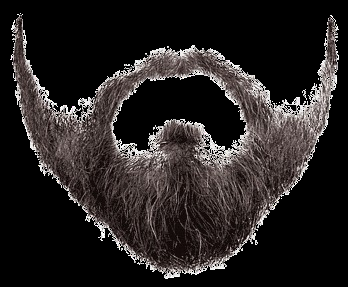
#> input picture assets/barba.png, 348 x 287 px
$ python effects.py
#> lines starting #> are read from the running program, lines starting #| are printed output that depends on the picture
import cv2
import numpy as np
import random

#caricamento immagini una sola volta
barba = cv2.imread("assets/barba.png", cv2.IMREAD_UNCHANGED)
#> barba is the input picture: shape (287, 348, 4); mean B, G, R, A 34.6, 35.2, 39.2, 88.5
cappello = cv2.imread("assets/cappello3.png", cv2.IMREAD_UNCHANGED)
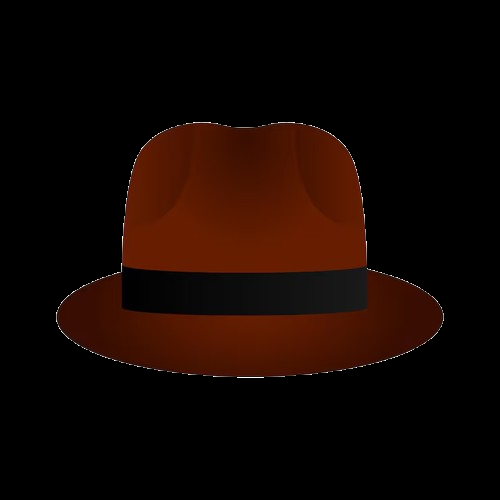
#> input picture assets/cappello3.png, 500 x 500 px
#> cappello is the input picture: shape (500, 500, 4); mean B, G, R, A 1.4, 6.2, 19.5, 67.9
occhiali = cv2.imread("assets/occhiali.png", cv2.IMREAD_UNCHANGED)
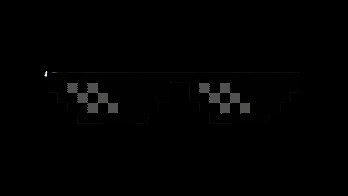
#> input picture assets/occhiali.png, 348 x 196 px
#> occhiali is the input picture: shape (196, 348, 4); mean B, G, R, A 1.7, 1.7, 1.7, 38.3

#stati globali per tracciamento, scia video e logica di gioco
riconoscimentoFaccia = cv2.CascadeClassifier(cv2.data.haarcascades + 'haarcascade_frontalface_default.xml')
riconoscimentoOcchi = cv2.CascadeClassifier(cv2.data.haarcascades + 'haarcascade_eye.xml')

#cose relative al gioco
gioco_punteggio = 0
gioco_palla_x = 320
gioco_palla_y = 0
gioco_palla_velocita = 6


#funzione di appoggio per barba, cappello e occhali

#parametri sono coordinate e grandezza dell' immagine da sovrappore
# [206 lines left out: functions ApplicaEffetto, Cappello, Barba, Occhiali, MotionBlur, GiocoNaso, not called in this run]
